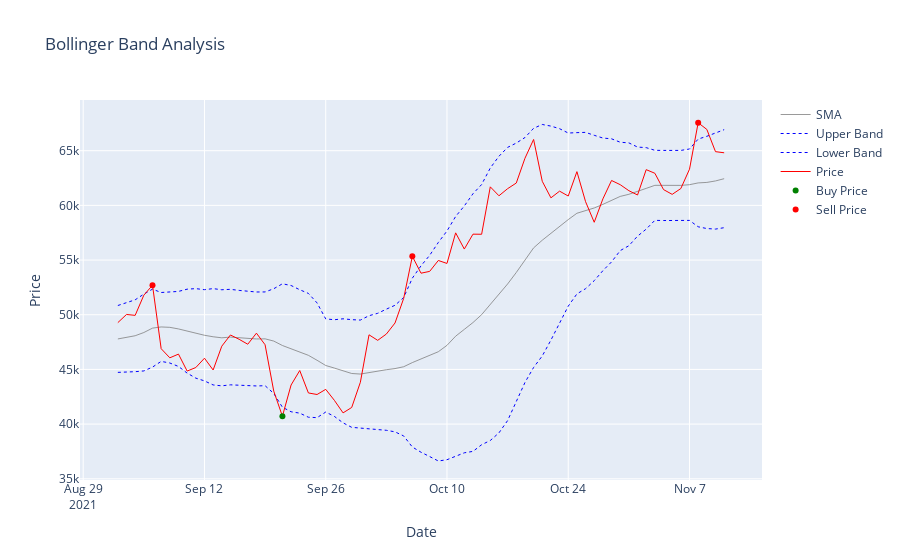

The cell this chart's notebook holds for it:
### Code cell
fig = go.Figure()

fig.add_trace(go.Scatter(x=df.index, y= df['sma'], line=dict (color='grey', width=.8), name = 'SMA'))
fig.add_trace(go.Scatter(x=df.index, y= df['upper_band'], line=dict (color='blue', width=1, dash='dot'), name = 'Upper Band'))
fig.add_trace(go.Scatter(x=df.index, y= df['lower_band'], line=dict (color='blue', width=1, dash='dot'), name = 'Lower Band'))
fig.add_trace(go.Scatter(x=df.index, y= df['close'], line=dict (color='red', width=1), name = 'Price'))


fig.add_trace(go.Scatter(x=df.index, y=df['buy_price'],mode='markers',marker=dict(color='Green'),name='Buy Price'))

fig.add_trace(go.Scatter(x=df.index, y=df['sell_price'], mode='markers',marker=dict(color='Red'), name='Sell Price'))


#fig.add_trace(go.Candlestick(x=df.index, open= df['open'],high=df['high'], low= df['low'], close=df['close'], name = 'Price'))


fig.update_layout(title='Bollinger Band Analysis',xaxis_title='Date',yaxis_title='Price')





fig.show()
